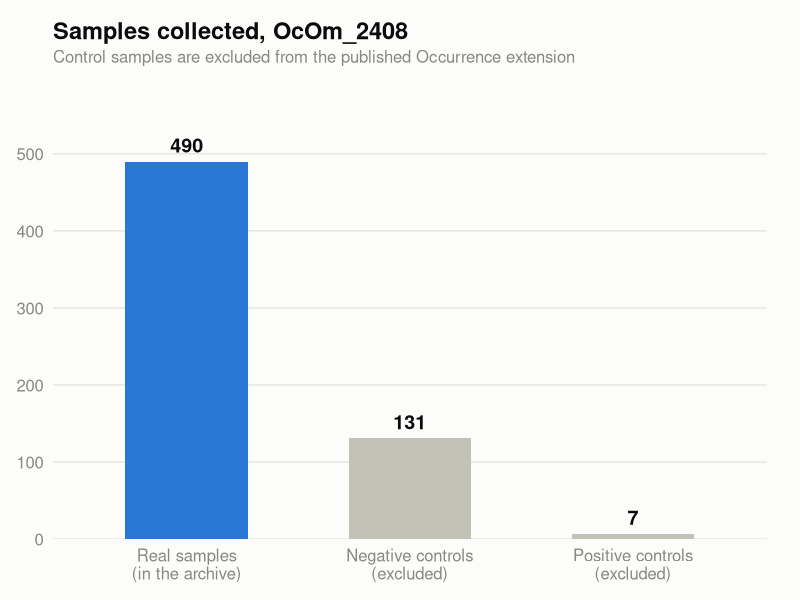
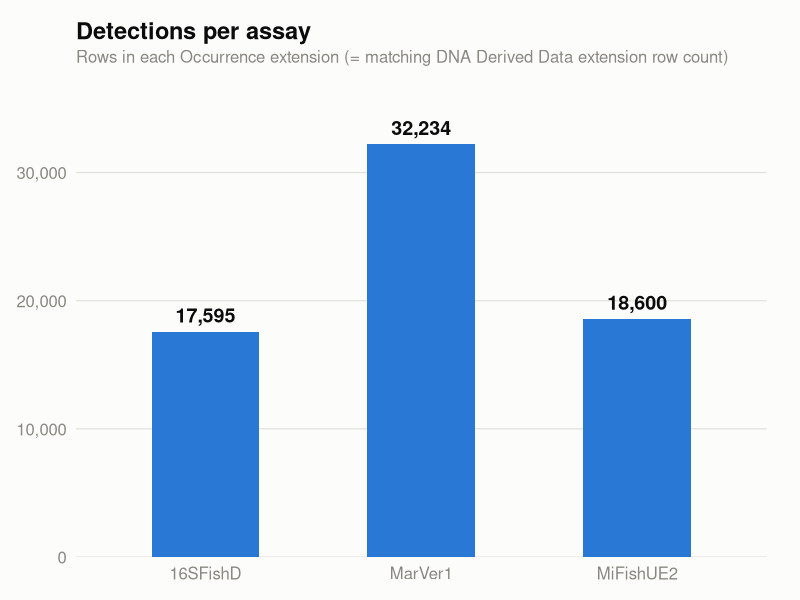

The R source for these figures, in order:
### make_readme_charts.R
#
# Generates the two README charts (docs/img/) from real pipeline output.
# Not part of the conversion pipeline itself - run manually after the
# archive has been rebuilt, if the numbers in the README need refreshing.
# Palette: reference instance from the dataviz skill (palette.md) -
# categorical slots 1 (blue #2a78d6) + de-emphasis gray, used unmodified.

suppressMessages(library(ggplot2))
suppressMessages(library(readr))
suppressMessages(library(dplyr))

dir.create("docs/img", recursive = TRUE, showWarnings = FALSE)

BLUE       <- "#2a78d6"
GRAY       <- "#c3c2b7"
INK        <- "#0b0b0b"
INK_MUTED  <- "#898781"
GRID       <- "#e1e0d9"
SURFACE    <- "#fcfcfb"

base_theme <- theme_minimal(base_size = 15) +
  theme(
    text                = element_text(color = INK),
    plot.background     = element_rect(fill = SURFACE, color = NA),
    panel.background    = element_rect(fill = SURFACE, color = NA),
    panel.grid.minor    = element_blank(),
    panel.grid.major.x  = element_blank(),
    panel.grid.major.y  = element_line(color = GRID, linewidth = 0.4),
    axis.text           = element_text(color = INK_MUTED),
    axis.title          = element_blank(),
    axis.ticks          = element_blank(),
    plot.title          = element_text(face = "bold", color = INK, size = 17, margin = margin(b = 4)),
    plot.subtitle       = element_text(color = INK_MUTED, size = 12, margin = margin(b = 14)),
    legend.position     = "none",
    plot.margin         = margin(16, 24, 12, 12)
  )

# ------------------------------------------------------------------
# Chart A: samples collected - emphasis form (real = accent, both
# control types = de-emphasis gray, since the story is "what's
# actually published" vs "excluded QC artifacts")
# ------------------------------------------------------------------
samples <- tibble(
  category = factor(
    c("Real samples\n(in the archive)", "Negative controls\n(excluded)", "Positive controls\n(excluded)"),
    levels = c("Real samples\n(in the archive)", "Negative controls\n(excluded)", "Positive controls\n(excluded)")
  ),
  n = c(490, 131, 7),
  is_real = c(TRUE, FALSE, FALSE)
)

p1 <- ggplot(samples, aes(x = category, y = n, fill = is_real)) +
  geom_col(width = 0.55) +
  geom_text(aes(label = n), vjust = -0.6, color = INK, size = 5, fontface = "bold") +
  scale_fill_manual(values = c(`TRUE` = BLUE, `FALSE` = GRAY)) +
  scale_y_continuous(limits = c(0, 560), expand = expansion(mult = c(0, 0.05))) +
  labs(
    title    = "Samples collected, OcOm_2408",
    subtitle = "Control samples are excluded from the published Occurrence extension"
  ) +
  base_theme

ggsave("docs/img/samples_breakdown.png", p1, width = 7.5, height = 4.6, dpi = 200, bg = SURFACE)

# ------------------------------------------------------------------
# Chart B: detections per assay - sequential (one hue, magnitude
# comparison) - Occurrence rows == DNA Derived Data rows per assay by
# design (validated in 05_qc_checks.R), so one number per assay covers
# both extensions.
# ------------------------------------------------------------------
detections <- tibble(
  assay = factor(c("16SFishD", "MarVer1", "MiFishUE2"), levels = c("16SFishD", "MarVer1", "MiFishUE2")),
  n = c(17595, 32234, 18600)
)

p2 <- ggplot(detections, aes(x = assay, y = n)) +
  geom_col(fill = BLUE, width = 0.5) +
  geom_text(aes(label = format(n, big.mark = ",")), vjust = -0.6, color = INK, size = 5, fontface = "bold") +
  scale_y_continuous(limits = c(0, 35000), labels = scales::comma, expand = expansion(mult = c(0, 0.05))) +
  labs(
    title    = "Detections per assay",
    subtitle = "Rows in each Occurrence extension (= matching DNA Derived Data extension row count)"
  ) +
  base_theme

ggsave("docs/img/detections_per_assay.png", p2, width = 7.5, height = 4.6, dpi = 200, bg = SURFACE)

cat("Written docs/img/samples_breakdown.png and docs/img/detections_per_assay.png\n")
